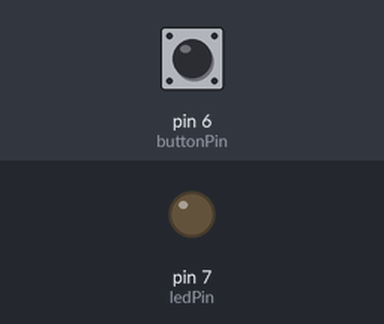
Recording of a sketch running on a simulated Arduino Uno, built with avr-gcc and run on an emulated ATmega328P. Parts: output pins drawn as LEDs (lit = HIGH). The inputs (shaded band) are chosen by the test bench; at power-on: pin 6 (buttonPin) LOW.

Above: at 1.2 s.
1.3 s: pin 6 (buttonPin) pulled HIGH for 0.15 s
At 2.2 s:
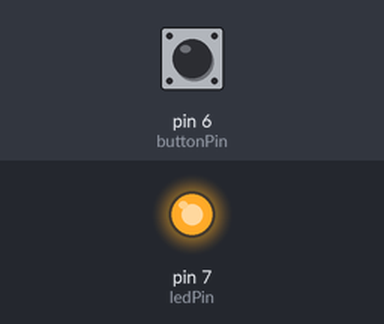
2.9 s: pin 6 (buttonPin) pulled HIGH for 1 s
At 3.4 s:
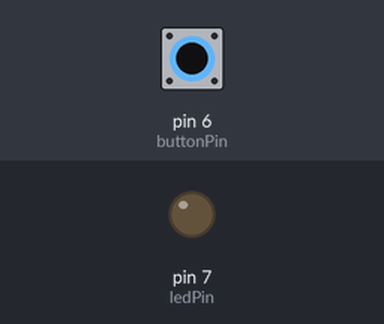
5.4 s: pin 6 (buttonPin) pulled HIGH for 3.2 s
At 6.5 s:
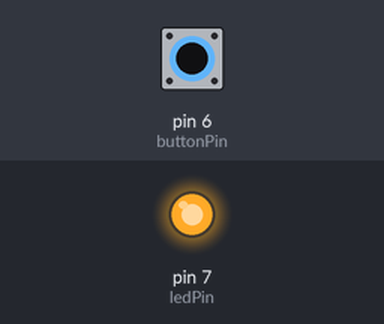
Timing chart, 0 to 8.4 s (numbered marks = the images above; inputs shaded):
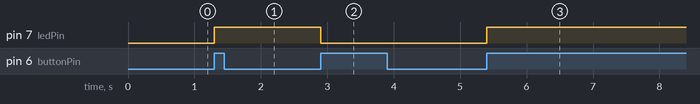

The sketch:

2_Led_ve_Buton_Kodu.ino
```cpp
const int ledPin = 7;
const int buttonPin = 6;

bool ledState = false;      // LED'in durumu
bool lastButtonState = LOW; // Butonun önceki durumu

void setup() {
  pinMode(ledPin, OUTPUT);
  pinMode(buttonPin, INPUT);
}

void loop() {

  bool buttonState = digitalRead(buttonPin);

  // Butona yeni basılmış mı kontrolü
  if (buttonState == HIGH && lastButtonState == LOW) {

    ledState = !ledState;        // LED durumunu tersine çevir
    digitalWrite(ledPin, ledState);

    delay(50); // debounce için küçük gecikme
  }

  lastButtonState = buttonState;
}
```

Measured:
- after the input at 1.3 s, pin 7 (ledPin): LOW → HIGH at once
- after the input at 2.9 s, pin 7 (ledPin): HIGH → LOW at once
- after the input at 5.4 s, pin 7 (ledPin): LOW → HIGH at once
